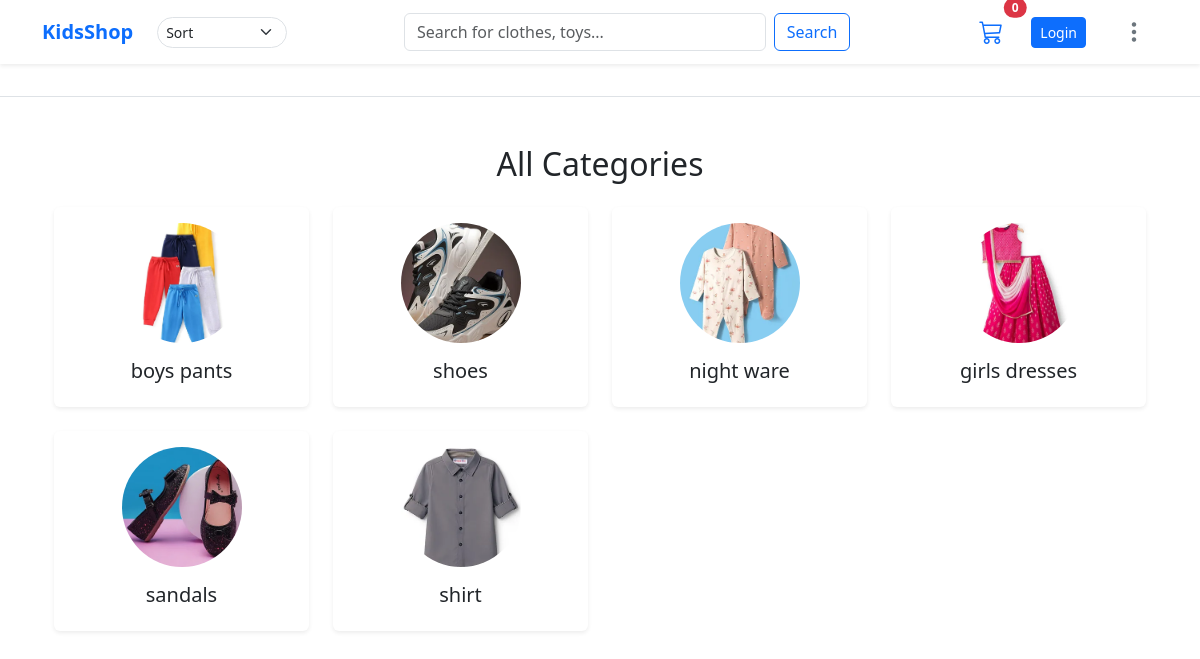
Page /categories/ on the committed database.
### store/models.py (models this page shows, shortened)
class Category(models.Model):
    name = models.CharField(max_length=100)
    slug = models.SlugField(unique=True)
    image = models.ImageField(upload_to='categories/', blank=True, null=True)
    def get_url(self):
        return reverse('products_by_category', args=[self.slug])

### store/views.py (the view)
# urls.py: path('categories/', views.categories_list, name='categories_list'),
def categories_list(request):
    categories = Category.objects.all()
    return render(request, 'categories_list.html', {'categories': categories})

### store/context_processors.py (called while the page is built)
def counter(request):
    cart_count = 0
    if 'admin' in request.path:
        return {}
    else:
        try:
            cart = Cart.objects.filter(cart_id=_cart_id(request))
            if request.user.is_authenticated:
                cart_items = CartItem.objects.all().filter(cart=cart[:1])
            else:
                cart_items = CartItem.objects.all().filter(cart=cart[:1])
            for cart_item in cart_items:
                cart_count += cart_item.quantity
        except Cart.DoesNotExist:
            cart_count = 0
    return dict(cart_count=cart_count)

### store/views.py (called while the page is built)
def _cart_id(request):
    cart = request.session.session_key
    if not cart:
        cart = request.session.create()
    return cart

### templates/categories_list.html
{% extends 'base.html' %}
{% block content %}
<div class="container my-5">
    <h2 class="text-center mb-4">All Categories</h2>
    <div class="row">
        {% for category in categories %}
        <div class="col-md-3 mb-4">
            <div class="card h-100 text-center border-0 shadow-sm">
                <a href="{{ category.get_url }}" class="text-decoration-none text-dark">
                    <img src="{{ category.image.url }}" class="card-img-top rounded-circle mx-auto mt-3"
                         alt="{{ category.name }}" style="width: 120px; height: 120px; object-fit: cover;">
                    <div class="card-body">
                        <h5 class="card-title">{{ category.name }}</h5>
                    </div>
                </a>
            </div>
        </div>
        {% endfor %}
    </div>
</div>
{% endblock %}

### rows in the picture
Category: image (picture), name "boys pants"
Category: image (picture), name "shoes"
Category: image (picture), name "night ware"
Category: image (picture), name "girls dresses"
Category: image (picture), name "sandals"
Category: image (picture), name "shirt"

### other values in the picture
{{ cart_count }} "0"
